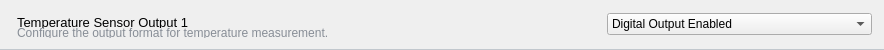
              <widget class="QGroupBox" name="groupBox_7">
               <property name="minimumSize">
                <size>
                 <width>0</width>
                 <height>50</height>
                </size>
               </property>
               <property name="maximumSize">
                <size>
                 <width>16777215</width>
                 <height>50</height>
                </size>
               </property>
               <property name="styleSheet">
                <string notr="true">QGroupBox {
	border-top:none;
	border-bottom:1px solid #C1C7CD;
}</string>
               </property>
               <property name="flat">
                <bool>true</bool>
               </property>
               <layout class="QHBoxLayout" name="horizontalLayout_9">
                <item>
                 <layout class="QVBoxLayout" name="verticalLayout_10">
                  <property name="spacing">
                   <number>0</number>
                  </property>
                  <property name="leftMargin">
                   <number>5</number>
                  </property>
                  <property name="topMargin">
                   <number>6</number>
                  </property>
                  <item>
                   <widget class="QLabel" name="label_18">
                    <property name="font">
                     <font>
                      <pointsize>10</pointsize>
                     </font>
                    </property>
                    <property name="styleSheet">
                     <string notr="true"/>
                    </property>
                    <property name="text">
                     <string>Temperature Sensor Output 1</string>
                    </property>
                   </widget>
                  </item>
                  <item>
                   <widget class="QLabel" name="label_19">
                    <property name="styleSheet">
                     <string notr="true">color:rgb(135, 141, 150)</string>
                    </property>
                    <property name="text">
                     <string>Configure the output format for temperature measurement.</string>
                    </property>
                   </widget>
                  </item>
                 </layout>
                </item>
                <item>
                 <spacer name="horizontalSpacer_7">
                  <property name="orientation">
                   <enum>Qt::Orientation::Horizontal</enum>
                  </property>
                  <property name="sizeHint" stdset="0">
                   <size>
                    <width>272</width>
                    <height>20</height>
                   </size>
                  </property>
                 </spacer>
                </item>
                <item>
                 <widget class="QComboBox" name="tsdis0_select">
                  <property name="sizePolicy">
                   <sizepolicy hsizetype="Minimum" vsizetype="Fixed">
                    <horstretch>0</horstretch>
                    <verstretch>0</verstretch>
                   </sizepolicy>
                  </property>
                  <property name="minimumSize">
                   <size>
                    <width>265</width>
                    <height>0</height>
                   </size>
                  </property>
                  <item>
                   <property name="text">
                    <string>Digital Output Enabled</string>
                   </property>
                  </item>
                  <item>
                   <property name="text">
                    <string>Digital Output Disabled</string>
                   </property>
                  </item>
                 </widget>
                </item>
               </layout>
              </widget>
